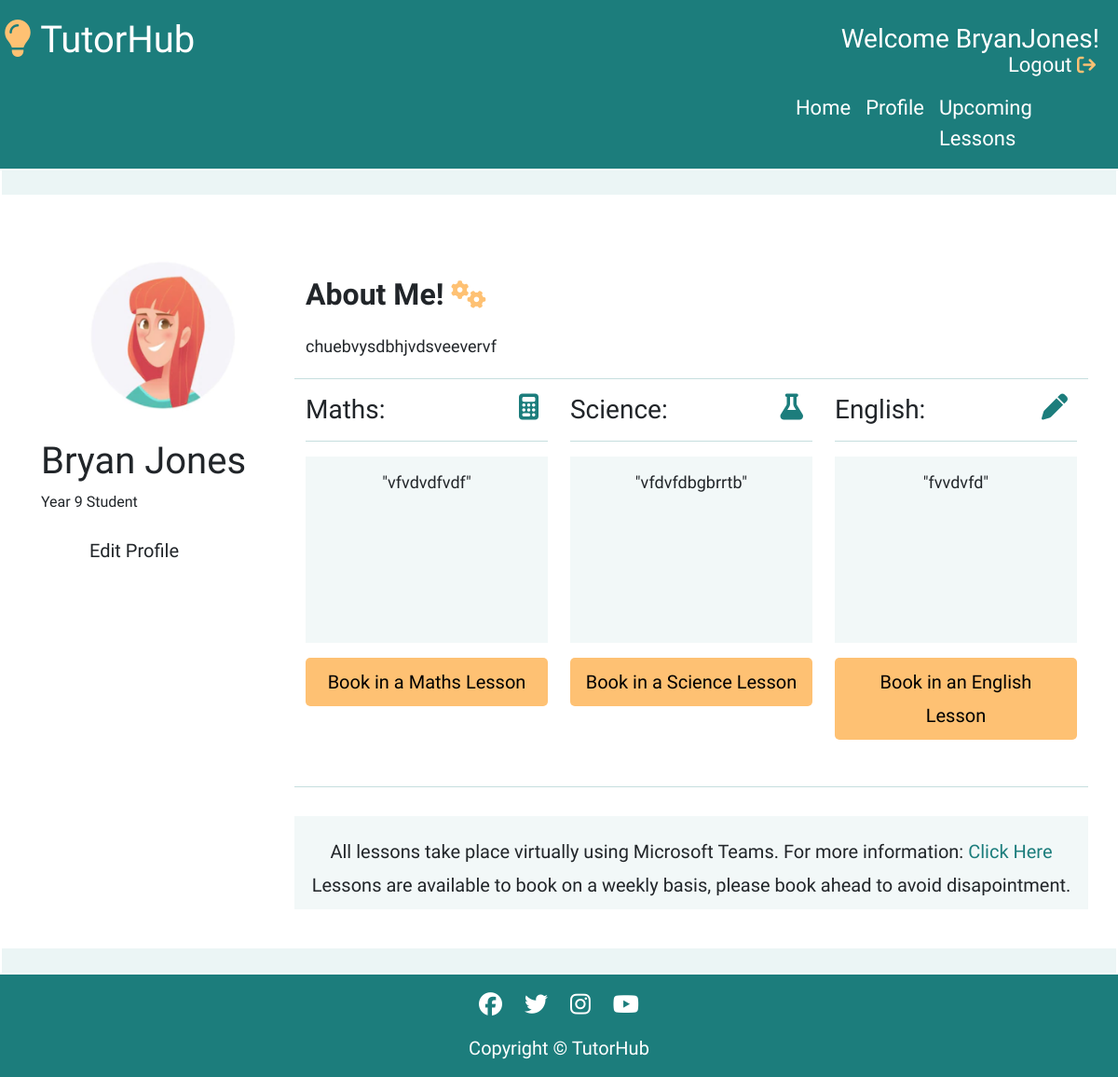
Page /profile/ (signed in) on the committed database.
### userprofile/models.py (models this page shows, shortened)
class UserProfile(models.Model):
    user = models.OneToOneField(User, on_delete=models.CASCADE)
    full_name = models.CharField(max_length=100)
    maths = models.CharField(max_length=200, null=True, blank=True)
    english = models.CharField(max_length=200, null=True, blank=True)
    science = models.CharField(max_length=200, null=True, blank=True)
    year_group = models.CharField(
        max_length=13, choices=YEAR_GROUPS, default='9'
    )
    about_me = models.TextField()
    slug = models.SlugField(max_length=200, unique=True)
    def __str__(self):
        return f"{self.full_name}"

### userprofile/views.py (the view)
# urls.py: path('profile/', include('userprofile.urls'), name='userprofile_urls'),
@login_required
def profile(request):
    user_profile = get_object_or_404(UserProfile, user=request.user)
    if request.method == 'POST':
        form = MakeProfileForm(request.POST, instance=user_profile)
        if form.is_valid():
            form.save()
            messages.success(request, 'Profile updated')
        else:
            messages.error(request, 'Update failed. Ensure your data is valid')
    else:
        form = MakeProfileForm(instance=user_profile)
        print(user_profile)
    template = 'userprofile/profile.html'
    context = {
        'profile': user_profile,
        'form': form,
        'on_profile_page': True
    }
    return render(request, template, context)

### userprofile/templates/userprofile/profile.html (shortened to what this page needs)
{% extends "base.html" %}
{% load static %}
{% load account %}
{% load crispy_forms_tags %}
{% block content %}
<div>
    <div class="row placeholder" id="placeholder-top">
    </div>
</div>
<div class="container-fluid center-block">
    <div class="row profile-page">
        {% if profile.full_name %}
            <div class="col-md-12 col-lg-3">
                <div class="row">
                    <div class="col-12 user-image"><img src="{% static 'images/user.png' %}" alt="cartoon image of a person"></div>
                </div>
                <div class="row">
                    <div class="col-12 user-info-student-profile">
                        <h1>{{ profile.full_name }}</h1>
                        <p>Year {{ profile.year_group }} Student</p>
                    </div>
                </div>
                <div class="row">
                    <div class="col-12">
                        <button class="btn btn-signup btn-lg user-btns" id="edit-btn">Edit Profile</button>
                    </div>
                </div>
            </div>
            <div class="col-md-12 col-lg-9 about-text about-me" id="about-me-text">
                <div class="row about-spacer">
                    <h2><b>About Me! <i class="fa-solid fa-gears homepage-icons-gears"></i></b></h2>
                    <p>{{ profile.about_me }}</p>
                    <hr />
                </div>
                <div class="row">
                    <div class="col-sm-12 col-lg-4 profile-subjects">
                        <h3>Maths: <i class="fa-solid fa-calculator"></i></h3>
                        <hr />
                        <p class="profile-text">"{{ profile.maths }}"</p>
                        <a class="nav-link book-btn homepage-buttons profile-booking-button" href="{% url 'tutor_one' %}">Book in a Maths Lesson</a>
                    </div>
                    <div class="col-sm-12 col-lg-4 profile-subjects">
                        <h3>Science: <i class="fa-solid fa-flask"></i></h3>
                        <hr />
                        <p class="profile-text">"{{ profile.science }}"</p>
                        <a class="nav-link book-btn homepage-buttons profile-booking-button" href="{% url 'tutor_two' %}">Book in a Science Lesson</a>
                    </div>
                    <div class="col-sm-12 col-lg-4 profile-subjects">
                        <h3>English: <i class="fa-solid fa-pen"></i></h3>
                        <hr />
                        <p class="profile-text">"{{ profile.english }}"</p>
                        <a class="nav-link book-btn homepage-buttons profile-booking-button" href="{% url 'tutor_three' %}">Book in an English Lesson</a>
                    </div>
                    <hr />
                </div>
                <div class="row tutor-booking-info" id="profile-teams-info">
                    <p>All lessons take place virtually using Microsoft Teams. For more information: <a
                        href="https://www.microsoft.com/en-gb/microsoft-teams/group-chat-software?rtc=1"
                        target="blank">Click Here</a><br> Lessons are available to book on a weekly basis, please book ahead to avoid
                        disapointment.</p>
                </div>
            </div>
        {% endif %}
    </div>
</div>
<div>
    <div class="row placeholder" id="placeholder-bottom">
    </div>
</div>
{% endblock %}

### templates/base.html (shortened to what this page needs)
{% load static %}
<!DOCTYPE html>
<html lang="en">
<head>
    <link rel="stylesheet" href="https://cdnjs.cloudflare.com/ajax/libs/font-awesome/5.15.3/css/all.min.css">
    <link href="https://cdn.jsdelivr.net/npm/bootstrap@5.0.1/dist/css/bootstrap.min.css" rel="stylesheet"
>
    <link rel="stylesheet" href="{% static 'css/style.css' %}">
</head>
<body>
    <div class="row header-nav">
        <div class="col-sm-12 col-md-6 header-bar">
            <div class="row nav-header-border">
                <a class="nav-link" id="nav-title" href="{% url 'index' %}"><i class="fa-solid fa-lightbulb"></i> TutorHub</a>
            </div>
        </div>
        {% if user.is_authenticated %}
            <div class="col-sm-12 col-md-6 welcome-message">
                <h3 class="username-right large-welcome"> Welcome {{ user.username }}!</h3>
                <a class="nav-link logout-right" href="{% url 'account_logout' %}">Logout <i class="fa-solid fa-arrow-right-from-bracket nav-icon-logout"></i></a>
            </div>
        {% endif %}
    </div>
    <nav class="navbar navbar-expand navbar-light">
        <div class="conatiner-fluid">
            <div class="row">
                <div class="col-8 nav-elements">
                    <ul class="navbar-nav mb-lg-0">
                        {% if user.is_authenticated %}
                        <li class="nav-item">
                            <a class="nav-link" href="{% url 'index' %}">Home</a>
                        </li>
                        <li class="nav-item">
                            <a class="nav-link" href="{% url 'profile' %}">Profile</a>
                        </li>
                        <li class="nav-item">
                            <a class="nav-link-upcoming-lessons nav-link" href="{% url 'upcoming_lessons' %}">Upcoming Lessons</a>
                        </li>
                        {% endif %}
                    </ul>
                </div>
            </div>
        </div>
    </nav>
    <main>
        {% block content %}{% endblock content %}
    </main>
    <footer>
        <div class="container-fluid">
            <div class="row center footer">
                <ul>
                    <li><a href="https://www.facebook.com/" target="_blank" rel="noopener"
                            aria-label="Click here to go to our facebook page"><i class="fab fa-facebook"></i></a></li>
                    <li><a href="https://www.twitter.com/" target="_blank" rel="noopener"
                            aria-label="Click here to go to our twitter page"><i class="fab fa-twitter"></i></a></li>
                    <li><a href="https://www.instagram.com/" target="_blank" rel="noopener"
                            aria-label="Click here to go to our instagram page"><i class="fab fa-instagram"></i></a></li>
                    <li><a href="https://www.youtube.com/" target="_blank" rel="noopener"
                            aria-label="Click here to go to our youtube page"><i class="fab fa-youtube"></i></a></li>
                </ul>
                <p class="footer-text">Copyright © TutorHub</p>
            </div>
        </div>
    </footer>
</body>
</html>

### static/css/style.css (style rules this page uses)
html, body { max-width: 100%; overflow-x: hidden; font-family: 'Hubballi', cursive; }
.center { text-align: center; }
.navbar { background-color: #1c7d7c; justify-content: right; }
.nav-link-upcoming-lessons { width: 200px; }
.navbar-light .navbar-nav .nav-link { color: white; }
.header-nav { height: auto; color: white; padding-top: 5px; font-size: 30px; background-color: #1c7d7c; color: white; display: flex; position: relative; }
.header-nav a { margin-bottom: 0; text-decoration: none; color: white; }
.nav-link { color: white; }
.nav-elements { font-size: 22px; }
.center-block { display: flex; justify-content: center; }
.user-btns { width: 100%; margin-left: 35px; text-align: left; }
.placeholder { background-color: #258d8c17; border: solid 2px white; padding: 0; height: 30px; margin: auto; margin-bottom: 20px; margin-top: 20px; }
#placeholder-top { padding: 0; margin-top: 0; }
#placeholder-bottom { padding: 0; margin-bottom: 0; }
hr { color: #1c7d7c; }
.welcome-message { position: relative; height: auto; }
.header-bar { height: auto; }
.username-right { float: right; padding-right: 20px; padding-top: 20px; height: 70px; }
.logout-right { position: absolute; top: 40px; right: 20px; font-size: 22px; }
.nav-icon-logout { color: #fec173; font-size: 20px; }
#nav-title { font-size: 40px; }
#nav-title i { color: #fec173; }
.homepage-icons-gears { padding-top: 10px; padding-bottom: 15px; font-size: 30px; color:#fec173; }
.homepage-buttons { border-radius: 5px; margin: auto; background-color: #fec173; color: black; font-size: 20px; margin-bottom: 50px; }
.profile-page { width: 100%; margin-top: 20px; padding: 20px; height: auto; }
.about-text { line-height: 2em; }
.about-spacer { margin-top: 20px; }
.user-info-student-profile { margin-left: 50px; }
.user-image { display: flex; height: 200px; width: 200px; justify-content: center; margin: auto; font-size: 150px; }
.user-image img { height: 180px; width: 100%; border-radius: 50%; }
.profile-subjects i { color:#1c7d7c; float: right; padding-right: 10px; }
.profile-text { background-color: #258d8c0f; text-align: center; padding: 10px; height: 200px; }
#profile-teams-info { margin-top: 15px; background-color: #258d8c0f; }
#profile-teams-info p { font-size: 20px; text-align: center; }
.profile-booking-button { width: 100%; text-align: center; }
.about-me { font-size: 18px; }
.tutor-booking-info { height: 100px; background-color: #fec173; margin-top: 50px; padding-top: 20px; }
.tutor-booking-info a { text-decoration: none; color: #1c7d7c; }
.footer { background-color: #1c7d7c; }
.footer-text { font-size: 20px; color: white; }
.footer li { display: inline; padding: 10px; }
.footer li i { color: white; font-size: 25px; margin-top: 20px; }
@media (max-width:1230px) { .user-info-student-profile { margin-left: 0; } }

### rows in the picture
UserProfile: full_name "Bryan Jones", year_group "9", about_me "chuebvysdbhjvdsveevervf", maths "vfvdvdfvdf", science "vfdvfdbgbrrtb", english "fvvdvfd"

### other values in the picture
{{ user.username }} "BryanJones"
